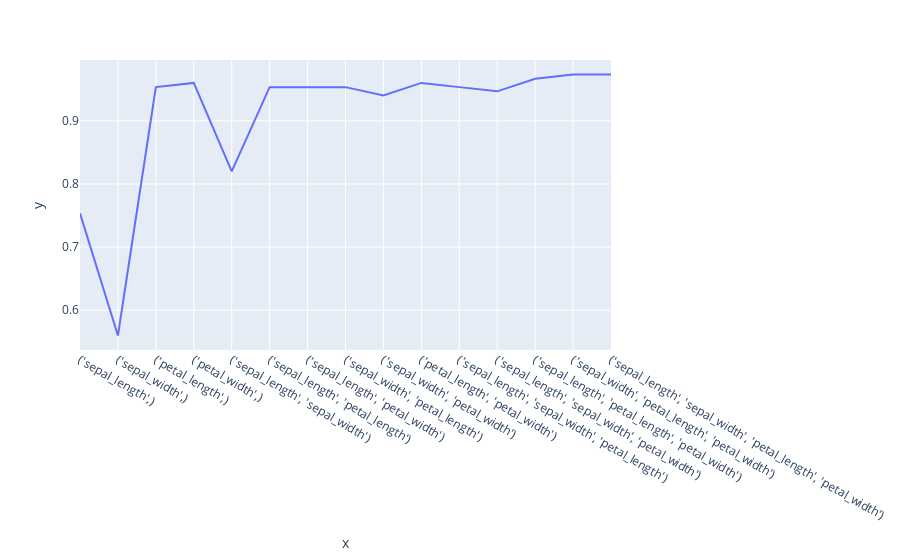

Notebook code for this chart:
### Code cell
import plotly.express as px
px.line(x=[str(k) for k in metricDf["feature_names"]], y=metricDf["avg_score"])

### Figure 1 — Plotly figure (JSON) as saved in the notebook; plotly's stock layout.template omitted (floating-point values rounded to 4 significant figures)
{"data": [{"hovertemplate": "x=%{x}<br>y=%{y}<extra></extra>", "legendgroup": "", "line": {"color": "#636efa", "dash": "solid"}, "marker": {"symbol": "circle"}, "mode": "lines", "name": "", "orientation": "v", "showlegend": false, "type": "scatter", "x": ["('sepal_length',)", "('sepal_width',)", "('petal_length',)", "('petal_width',)", "('sepal_length', 'sepal_width')", "('sepal_length', 'petal_length')", "('sepal_length', 'petal_width')", "('sepal_width', 'petal_length')", "('sepal_width', 'petal_width')", "('petal_length', 'petal_width')", "('sepal_length', 'sepal_width', 'petal_length')", "('sepal_length', 'sepal_width', 'petal_width')", "('sepal_length', 'petal_length', 'petal_width')", "('sepal_width', 'petal_length', 'petal_width')", "('sepal_length', 'sepal_width', 'petal_length', 'petal_width')"], "xaxis": "x", "y": [0.7533, 0.56, 0.9533, 0.96, 0.82, 0.9533, 0.9533, 0.9533, 0.94, 0.96, 0.9533, 0.9467, 0.9667, 0.9733, 0.9733], "yaxis": "y"}], "layout": {"legend": {"tracegroupgap": 0}, "margin": {"t": 60}, "xaxis": {"anchor": "y", "domain": [0, 1], "title": {"text": "x"}}, "yaxis": {"anchor": "x", "domain": [0, 1], "title": {"text": "y"}}}}
